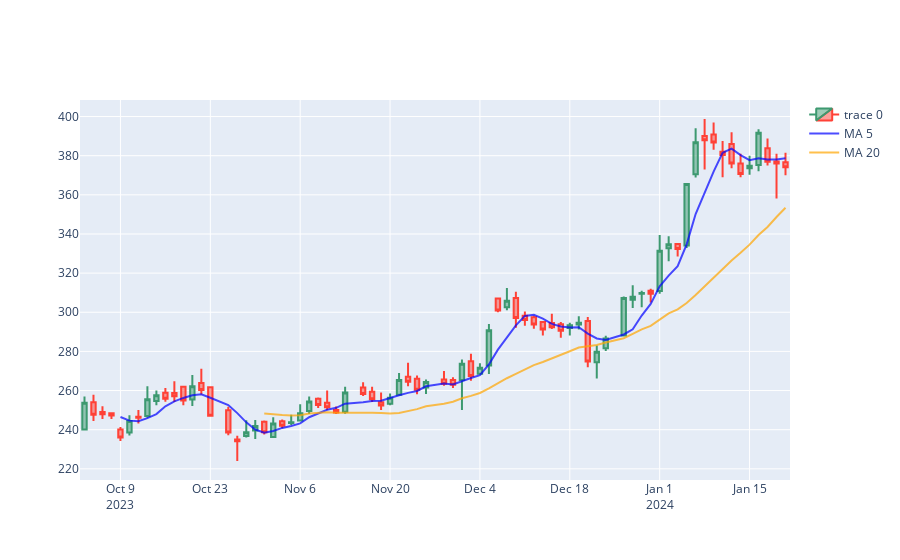

Notebook code for this chart:
### Code cell
fig.add_trace(go.Scatter(x=df.index, 
                         y=df['MA5'], 
                         opacity=0.7, 
                         line=dict(color='blue', width=2), 
                         name='MA 5'))
fig.add_trace(go.Scatter(x=df.index, 
                         y=df['MA20'], 
                         opacity=0.7, 
                         line=dict(color='orange', width=2), 
                         name='MA 20'))
